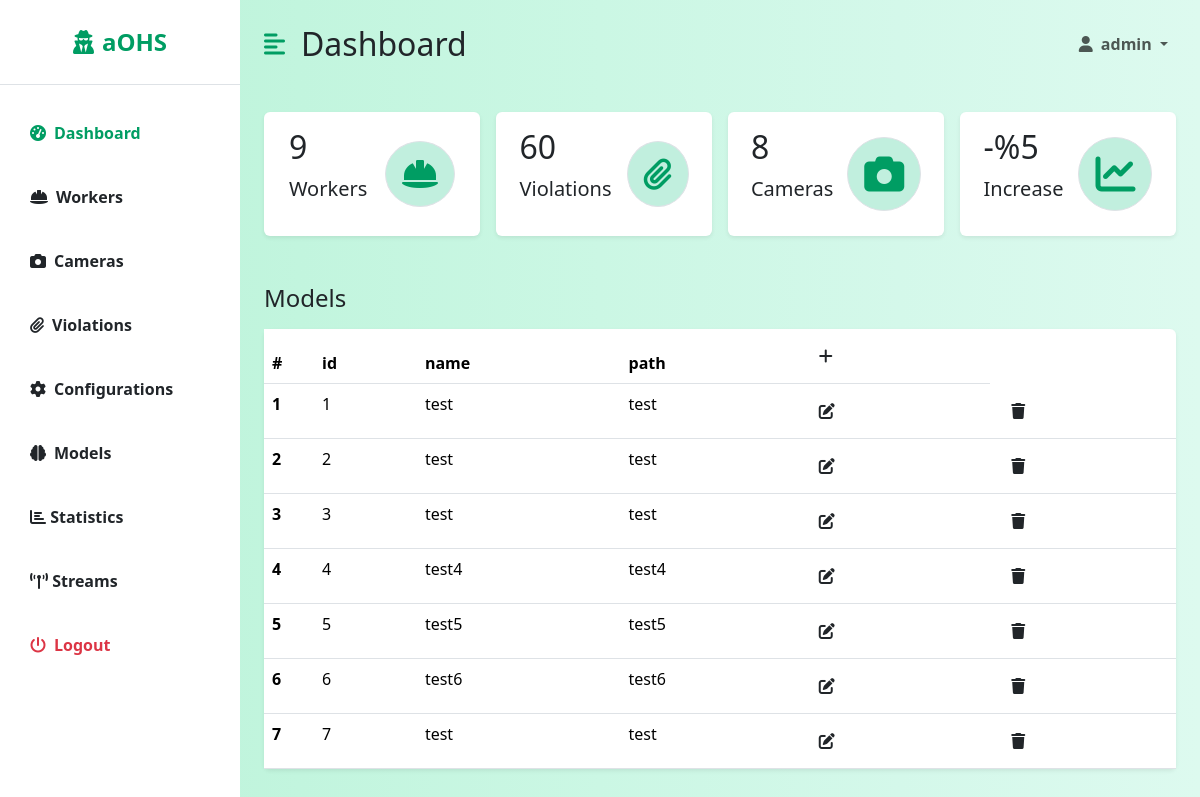
Before: /dashboard/models/ (signed in) with the older database file.
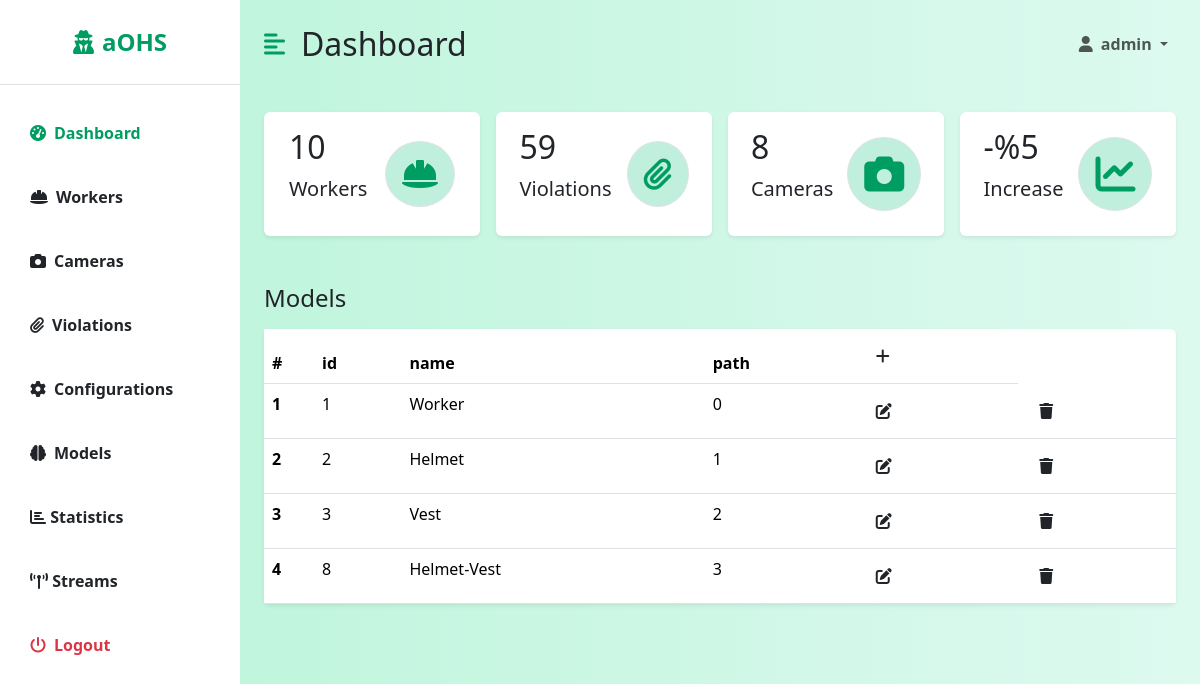
After: the same page with the newer database file.
### backend/models.py (models this page shows, shortened)
class Model(models.Model):
    id = models.AutoField(primary_key=True)
    name = models.CharField(max_length=100, null=False)
    path = models.CharField(max_length=100, null=False)
    created = models.DateTimeField(auto_now_add=True)
    modified = models.DateTimeField(auto_now=True)

### dashboard/views/model_views.py (the view, shortened to what this page needs)
# urls.py: path('models/', ModelView.as_view()),
class ModelView(LoginRequiredMixin, View, GetCountsMixin):
    login_url = '/login/'
    redirect_field_name = 'redirect_to'
    def get(self, request):
        headers = ['id', 'name', 'path']
        models = Model.objects.all()
        return render(request, 'dashboard/listModel.html',
                      {'headers': headers, 'data': models, 'counts': super().get_counts()})

### dashboard/views/mixins.py (called while the page is built)
    def get_counts(self):
        counts = {
            'workers': Worker.objects.filter(active=True).count(),
            'violations': Violation.objects.filter(valid=True).count(),
            'cameras': Camera.objects.count(),
        }
        return counts

### dashboard/templates/dashboard/listModel.html
{% extends 'dashboard/dashboard.html' %}
{% block table %}
    <h3 class="fs-4 mb-3">Models</h3>
    <table class="table bg-white rounded shadow-sm  table-hover">
        <thead>
            <tr>
                <th scope="col" width="50">#</th>
                {% for header in headers %}
                    <th scope="col">{{ header }}</th>
                {% endfor %}
                <th><a class="btn" href="/dashboard/"><i class="fa fa-plus"></i></a></th>
            </tr>
        </thead>
        <tbody>
        {% for datum in data %}
            <tr>
                <th scope="row">{{ forloop.counter }}</th>
                <td>{{ datum.id }}</td>
                <td>{{ datum.name }}</td>
                <td>{{ datum.path }}</td>
                <th><a class="btn" href="/dashboard/models/edit/{{ datum.id }}/"><i class="fa fa-edit"></i></a></th>
                <th><a class="btn" href="/dashboard/models/delete/{{ datum.id }}/"><i class="fa fa-trash"></i></a></th>
            </tr>
        {% endfor %}
        </tbody>
    </table>
{% endblock %}

### dashboard/templates/dashboard/dashboard.html (shortened to what the changed rows need)
{% extends 'base.html' %}
{% block dashboard %}
    <div class="d-flex" id="wrapper">
        <div id="page-content-wrapper">
            <nav class="navbar navbar-expand-lg navbar-light bg-transparent py-4 px-4">
                <div class="d-flex align-items-center">
                    <h2 class="fs-2 m-0">Dashboard</h2>
                </div>
            </nav>
            <div class="container-fluid px-4">
                <div class="row g-3 my-2">
                    <div class="col-md-3">
                        <div class="p-3 bg-white shadow-sm d-flex justify-content-around align-items-center rounded">
                            <div>
                                <h3 class="fs-2">{{ counts.workers }}</h3>
                                <p class="fs-5">Workers</p>
                            </div>
                        </div>
                    </div>
                    <div class="col-md-3">
                        <div class="p-3 bg-white shadow-sm d-flex justify-content-around align-items-center rounded">
                            <div>
                                <h3 class="fs-2">{{ counts.violations }}</h3>
                                <p class="fs-5">Violations</p>
                            </div>
                        </div>
                    </div>
                </div>
                <div class="row my-5">
                    <div class="col">
                        {% block table %}
                        {% endblock %}
                    </div>
                </div>
            </div>
        </div>
    </div>
{% endblock %}

Changed rows visible on the page:
removed Model: id "4", name "test4", path "test4"
removed Model: id "5", name "test5", path "test5"
removed Model: id "6", name "test6", path "test6"
removed Model: id "7", name "test", path "test"
changed Model id 1: name "test" → "Worker"; path "test" → "0"
changed Model id 2: name "test" → "Helmet"; path "test" → "1"
changed Model id 3: name "test" → "Vest"; path "test" → "2"
added Model: id "8", name "Helmet-Vest", path "3"
Other visible differences:
{{ counts.workers }}: "9" → "10"
{{ counts.violations }}: "60" → "59"
